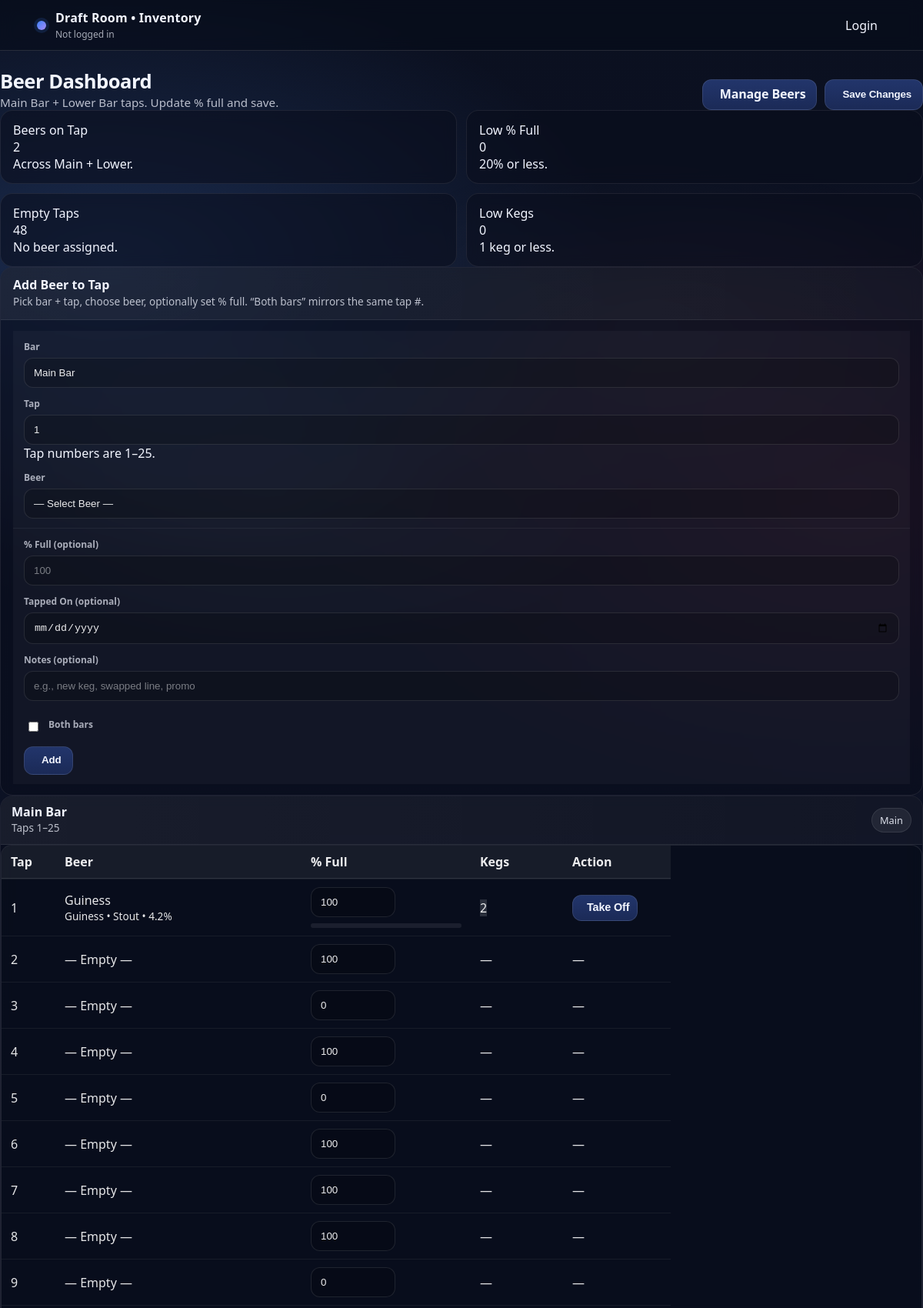
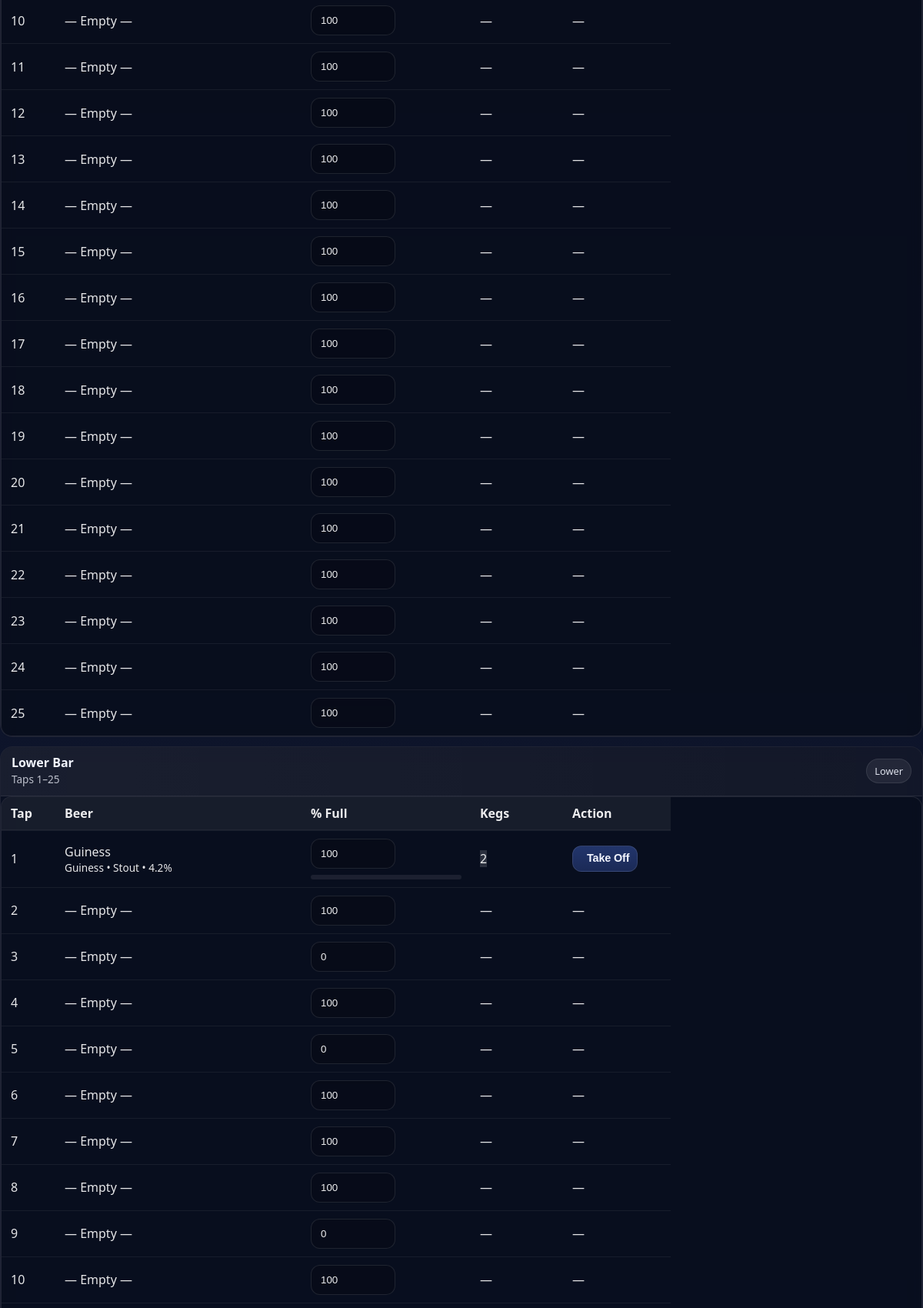
Screenshot of /beers/dashboard (upper part) with the database file from the repository (2 pictures, top to bottom).
### app.py (models this page shows)
class BeerTap(db.Model):
    __tablename__ = "beer_taps"
    id = db.Column(db.Integer, primary_key=True)
    bar_location = db.Column(db.String(20), nullable=False)
    beer_id = db.Column(db.Integer, db.ForeignKey("beers.id"), nullable=True)
    percent_remaining = db.Column(db.Integer, nullable=False, default=100)
    tapped_on = db.Column(db.Date, nullable=True)
    notes = db.Column(db.Text, nullable=True)
    updated_at = db.Column(db.DateTime, nullable=False, default=datetime.utcnow, onupdate=datetime.utcnow)

class Beer(db.Model):
    __tablename__ = "beers"
    id = db.Column(db.Integer, primary_key=True)
    name = db.Column(db.String(200), nullable=False)
    brewery = db.Column(db.String(200), nullable=True)
    style = db.Column(db.String(120), nullable=True)
    abv = db.Column(db.Float, nullable=True)
    cost = db.Column(db.Float, nullable=True)          # cost per keg
    price = db.Column(db.Float, nullable=True)         # selling price per pour
    keg_size = db.Column(db.String(40), nullable=True)
    cups_per_keg = db.Column(db.Integer, nullable=True)
    on_hand_kegs = db.Column(db.Integer, nullable=False, default=0)
    created_at = db.Column(db.DateTime, nullable=False, default=datetime.utcnow)
    taps = db.relationship("BeerTap", backref="beer", lazy=True)

### app.py (the view)
@app.route("/beers/dashboard", methods=["GET"])
def beers_dashboard():
    ensure_beer_taps()
    beers = Beer.query.order_by(Beer.brewery.asc().nullslast(), Beer.name.asc()).all()
    main_taps = BeerTap.query.filter_by(bar_location="main").order_by(BeerTap.id.asc()).all()
    lower_taps = BeerTap.query.filter_by(bar_location="lower").order_by(BeerTap.id.asc()).all()
    return render_template(
        "beers_dashboard.html",
        beers=beers,
        main_taps=main_taps,
        lower_taps=lower_taps
    )

### app.py (called while the page is built)
def role_rank(role: str | None) -> int:
    if not role:
        return 0
    return ROLE_RANK.get(role.strip().lower(), 0)

def current_user() -> Optional["User"]:
    uid = session.get("user_id")
    if not uid:
        return None
    try:
        return User.query.get(int(uid))
    except Exception:
        return None

def current_user_role() -> str:
    if session.get("break_glass_admin") is True:
        return "admin"
    u = current_user()
    if not u:
        return ""
    return (u.role or "").lower()

def can_manage_users() -> bool:
    return current_user_role() == "admin"

def can_edit_inventory() -> bool:
    return role_rank(current_user_role()) >= ROLE_RANK["manager"]

@app.context_processor
def inject_user():
    u = current_user()
    return {
        "auth_user": u,
        "auth_break_glass": bool(session.get("break_glass_admin") is True),
        "auth_role": current_user_role(),
        "can_edit_inventory": can_edit_inventory(),
        "can_manage_users": can_manage_users(),
    }

def ensure_beer_taps():
    for bar in ["main", "lower"]:
        existing = BeerTap.query.filter_by(bar_location=bar).count()
        if existing < 25:
            for _ in range(25 - existing):
                db.session.add(BeerTap(bar_location=bar, beer_id=None, percent_remaining=100))
            db.session.commit()

### templates/beers_dashboard.html (shortened to what this page needs)
{% extends "base.html" %}
{% block content %}
{% set ns = namespace(total_on_tap=0, low_percent=0, empty_taps=0, low_kegs=0) %}
{% for t in main_taps %}
  {% if t.beer %}
    {% set ns.total_on_tap = ns.total_on_tap + 1 %}
    {% if (t.percent_remaining or 0) <= 20 %}{% set ns.low_percent = ns.low_percent + 1 %}{% endif %}
    {% if (t.beer.on_hand_kegs or 0) <= 1 %}{% set ns.low_kegs = ns.low_kegs + 1 %}{% endif %}
  {% else %}
    {% set ns.empty_taps = ns.empty_taps + 1 %}
  {% endif %}
{% endfor %}
{% for t in lower_taps %}
  {% if t.beer %}
    {% set ns.total_on_tap = ns.total_on_tap + 1 %}
    {% if (t.percent_remaining or 0) <= 20 %}{% set ns.low_percent = ns.low_percent + 1 %}{% endif %}
    {% if (t.beer.on_hand_kegs or 0) <= 1 %}{% set ns.low_kegs = ns.low_kegs + 1 %}{% endif %}
  {% else %}
    {% set ns.empty_taps = ns.empty_taps + 1 %}
  {% endif %}
{% endfor %}
<div class="container-fluid py-3 beer-page">
  <div class="beer-header mb-3">
    <div>
      <h1 class="beer-title">Beer Dashboard</h1>
      <div class="beer-subtitle">Main Bar + Lower Bar taps. Update % full and save.</div>
    </div>
    <div class="beer-actions">
      <a class="btn btn-outline-secondary" href="/beers">
         Manage Beers
      </a>
      <button class="btn btn-primary" type="submit" form="tapsSaveForm">
         Save Changes
      </button>
    </div>
  </div>
  <div class="beer-analytics mb-3">
    <div class="beer-card">
      <div class="beer-card-body">
        <div class="beer-stat">
          <div>
            <div class="beer-stat-label">Beers on Tap</div>
            <div class="beer-stat-value">{{ ns.total_on_tap }}</div>
          </div>
        </div>
        <div class="beer-stat-foot">Across Main + Lower.</div>
      </div>
    </div>
    <div class="beer-card">
      <div class="beer-card-body">
        <div class="beer-stat">
          <div>
            <div class="beer-stat-label">Low % Full</div>
            <div class="beer-stat-value">{{ ns.low_percent }}</div>
          </div>
        </div>
        <div class="beer-stat-foot">20% or less.</div>
      </div>
    </div>
    <div class="beer-card">
      <div class="beer-card-body">
        <div class="beer-stat">
          <div>
            <div class="beer-stat-label">Empty Taps</div>
            <div class="beer-stat-value">{{ ns.empty_taps }}</div>
          </div>
        </div>
        <div class="beer-stat-foot">No beer assigned.</div>
      </div>
    </div>
    <div class="beer-card">
      <div class="beer-card-body">
        <div class="beer-stat">
          <div>
            <div class="beer-stat-label">Low Kegs</div>
            <div class="beer-stat-value">{{ ns.low_kegs }}</div>
          </div>
        </div>
        <div class="beer-stat-foot">1 keg or less.</div>
      </div>
    </div>
  </div>
  <div class="beer-card mb-3">
    <div class="beer-card-head">
      <div>
        <div class="beer-card-title">Add Beer to Tap</div>
        <div class="beer-card-subtitle">Pick bar + tap, choose beer, optionally set % full. “Both bars” mirrors the same tap #.</div>
      </div>
    </div>
    <div class="beer-card-body">
      <form method="POST" action="{{ url_for('assign_beer_to_tap') }}" id="assignForm">
        <div class="row g-3 align-items-end">
          <div class="col-12 col-md-4 col-xl-2">
            <label class="form-label">Bar</label>
            <select name="bar_pick" id="bar_pick" class="form-select" required>
              <option value="main">Main Bar</option>
            </select>
          </div>
          <div class="col-12 col-md-4 col-xl-2">
            <label class="form-label">Tap</label>
            <select name="tap_id" id="tap_id" class="form-select" required></select>
            <div class="form-text">Tap numbers are 1–25.</div>
          </div>
          <div class="col-12 col-md-4 col-xl-8">
            <label class="form-label">Beer</label>
            <select name="beer_id" class="form-select" required>
              <option value="">— Select Beer —</option>
            </select>
          </div>
        </div>
        <div class="row g-3 align-items-end mt-0">
          <div class="col-12 col-md-4 col-xl-2">
            <label class="form-label">% Full (optional)</label>
            <input type="number" class="form-control" name="set_percent" min="0" max="100" placeholder="100">
          </div>
          <div class="col-12 col-md-4 col-xl-2">
            <label class="form-label">Tapped On (optional)</label>
            <input type="date" class="form-control" name="tapped_on">
          </div>
          <div class="col-12 col-md-8 col-xl-5">
            <label class="form-label">Notes (optional)</label>
            <input type="text" class="form-control" name="notes" placeholder="e.g., new keg, swapped line, promo">
          </div>
          <div class="col-12 col-md-6 col-xl-2">
            <div class="form-check beer-check">
              <input class="form-check-input" type="checkbox" id="both_bars">
              <label class="form-check-label" for="both_bars">Both bars</label>
            </div>
          </div>
          <div class="col-12 col-md-6 col-xl-1">
            <button class="btn btn-success w-100" type="submit">
               Add
            </button>
          </div>
        </div>
      </form>
    </div>
  </div>
  <div class="beer-panels">
    <div class="beer-card">
      <div class="beer-card-head beer-card-head-tight">
        <div>
          <div class="beer-card-title">Main Bar</div>
          <div class="beer-card-subtitle">Taps 1–25</div>
        </div>
        <span class="beer-pill">Main</span>
      </div>
      <div class="beer-table-wrap">
        <table class="table table-hover align-middle beer-table mb-0">
          <thead>
            <tr>
              <th class="col-tap">Tap</th>
              <th class="col-beer">Beer</th>
              <th class="col-percent">% Full</th>
              <th class="col-kegs">Kegs</th>
              <th class="col-action">Action</th>
            </tr>
          </thead>
          <tbody>
            {% for t in main_taps %}
              <tr>
                <td class="col-tap fw-semibold">{{ loop.index }}</td>
                <td class="col-beer">
                  {% if t.beer %}
                    <div class="fw-semibold">{{ t.beer.name }}</div>
                    <div class="text-muted small">
                      {% if t.beer.brewery %}{{ t.beer.brewery }}{% endif %}
                      {% if t.beer.style %}{% if t.beer.brewery %} • {% endif %}{{ t.beer.style }}{% endif %}
                      {% if t.beer.abv %}{% if t.beer.brewery or t.beer.style %} • {% endif %}{{ '%.1f'|format(t.beer.abv) }}%{% endif %}
                    </div>
                  {% else %}
                    <span class="text-muted">— Empty —</span>
                  {% endif %}
                </td>
                <td class="col-percent">
                  <div class="beer-percent">
                    <input
                      type="number"
                      min="0"
                      max="100"
                      class="form-control form-control-sm beer-percent-input"
                      name="percent_{{ t.id }}"
                      value="{{ t.percent_remaining }}"
                      form="tapsSaveForm"
                    >
                  </div>
                  {% if t.beer %}
                    <div class="progress beer-progress">
                    </div>
                  {% endif %}
                </td>
                <td class="col-kegs">
                  {% if t.beer %}
                    {% if (t.beer.on_hand_kegs or 0) <= 1 %}
                      <span class="badge text-bg-danger">{{ t.beer.on_hand_kegs }}</span>
                    {% else %}
                      <span class="badge text-bg-secondary">{{ t.beer.on_hand_kegs }}</span>
                    {% endif %}
                  {% else %}
                    <span class="text-muted">—</span>
                  {% endif %}
                </td>
                <td class="col-action">
                  {% if t.beer %}
                    <form method="POST" action="{{ url_for('remove_beer_from_tap') }}" class="m-0">
                      <button class="btn btn-outline-danger btn-sm" type="submit">
                         Take Off
                      </button>
                    </form>
                  {% else %}
                    <span class="text-muted">—</span>
                  {% endif %}
                </td>
              </tr>
            {% endfor %}
          </tbody>
        </table>
      </div>
    </div>
    <div class="beer-card">
      <div class="beer-card-head beer-card-head-tight">
        <div>
          <div class="beer-card-title">Lower Bar</div>
          <div class="beer-card-subtitle">Taps 1–25</div>
        </div>
        <span class="beer-pill">Lower</span>
      </div>
      <div class="beer-table-wrap">
        <table class="table table-hover align-middle beer-table mb-0">
          <thead>
            <tr>
              <th class="col-tap">Tap</th>
              <th class="col-beer">Beer</th>
              <th class="col-percent">% Full</th>
              <th class="col-kegs">Kegs</th>
              <th class="col-action">Action</th>
            </tr>
          </thead>
          <tbody>
            {% for t in lower_taps %}
              <tr>
                <td class="col-tap fw-semibold">{{ loop.index }}</td>
                <td class="col-beer">
                  {% if t.beer %}
                    <div class="fw-semibold">{{ t.beer.name }}</div>
                    <div class="text-muted small">
                      {% if t.beer.brewery %}{{ t.beer.brewery }}{% endif %}
                      {% if t.beer.style %}{% if t.beer.brewery %} • {% endif %}{{ t.beer.style }}{% endif %}
                      {% if t.beer.abv %}{% if t.beer.brewery or t.beer.style %} • {% endif %}{{ '%.1f'|format(t.beer.abv) }}%{% endif %}
                    </div>
                  {% else %}
                    <span class="text-muted">— Empty —</span>
                  {% endif %}
                </td>
                <td class="col-percent">
                  <div class="beer-percent">
                    <input
                      type="number"
                      min="0"
                      max="100"
                      class="form-control form-control-sm beer-percent-input"
                      name="percent_{{ t.id }}"
                      value="{{ t.percent_remaining }}"
                      form="tapsSaveForm"
                    >
                  </div>
                  {% if t.beer %}
                    <div class="progress beer-progress">
                    </div>
                  {% endif %}
                </td>
                <td class="col-kegs">
                  {% if t.beer %}
                    {% if (t.beer.on_hand_kegs or 0) <= 1 %}
                      <span class="badge text-bg-danger">{{ t.beer.on_hand_kegs }}</span>
                    {% else %}
                      <span class="badge text-bg-secondary">{{ t.beer.on_hand_kegs }}</span>
                    {% endif %}
                  {% else %}
                    <span class="text-muted">—</span>
                  {% endif %}
                </td>
                <td class="col-action">
                  {% if t.beer %}
                    <form method="POST" action="{{ url_for('remove_beer_from_tap') }}" class="m-0">
                      <button class="btn btn-outline-danger btn-sm" type="submit">
                         Take Off
                      </button>
                    </form>
                  {% else %}
                    <span class="text-muted">—</span>
                  {% endif %}
                </td>
              </tr>
            {% endfor %}
          </tbody>
        </table>
      </div>
    </div>
  </div>
</div>
{% endblock %}

### rows the page displays
BeerTap: beer.name "Guiness", beer.brewery "Guiness", beer.style "Stout", percent_remaining "100", beer.on_hand_kegs "2"
Beer: beer.abv "4.2"
BeerTap: shows "— Empty —", percent_remaining "100"
BeerTap: shows "— Empty —", percent_remaining "0"
BeerTap: shows "— Empty —", percent_remaining "100"
BeerTap: shows "— Empty —", percent_remaining "0"
BeerTap: shows "— Empty —", percent_remaining "100"
BeerTap: shows "— Empty —", percent_remaining "100"
BeerTap: shows "— Empty —", percent_remaining "100"
BeerTap: shows "— Empty —", percent_remaining "0"
BeerTap: shows "— Empty —", percent_remaining "100"
BeerTap: shows "— Empty —", percent_remaining "100"
BeerTap: shows "— Empty —", percent_remaining "100"
BeerTap: shows "— Empty —", percent_remaining "100"
BeerTap: shows "— Empty —", percent_remaining "100"
BeerTap: shows "— Empty —", percent_remaining "100"
BeerTap: shows "— Empty —", percent_remaining "100"
BeerTap: shows "— Empty —", percent_remaining "100"
BeerTap: shows "— Empty —", percent_remaining "100"
BeerTap: shows "— Empty —", percent_remaining "100"
BeerTap: shows "— Empty —", percent_remaining "100"
BeerTap: shows "— Empty —", percent_remaining "100"
BeerTap: shows "— Empty —", percent_remaining "100"
BeerTap: shows "— Empty —", percent_remaining "100"
BeerTap: shows "— Empty —", percent_remaining "100"
BeerTap: shows "— Empty —", percent_remaining "100"
BeerTap: beer.name "Guiness", beer.brewery "Guiness", beer.style "Stout", percent_remaining "100", beer.on_hand_kegs "2"
BeerTap: shows "— Empty —", percent_remaining "100"
BeerTap: shows "— Empty —", percent_remaining "0"
BeerTap: shows "— Empty —", percent_remaining "100"
BeerTap: shows "— Empty —", percent_remaining "0"
BeerTap: shows "— Empty —", percent_remaining "100"
BeerTap: shows "— Empty —", percent_remaining "100"
BeerTap: shows "— Empty —", percent_remaining "100"
BeerTap: shows "— Empty —", percent_remaining "0"
BeerTap: shows "— Empty —", percent_remaining "100"

### other values shown
{{ ns.total_on_tap }} "2"
{{ ns.low_percent }} "0"
{{ ns.empty_taps }} "48"
{{ ns.low_kegs }} "0"
